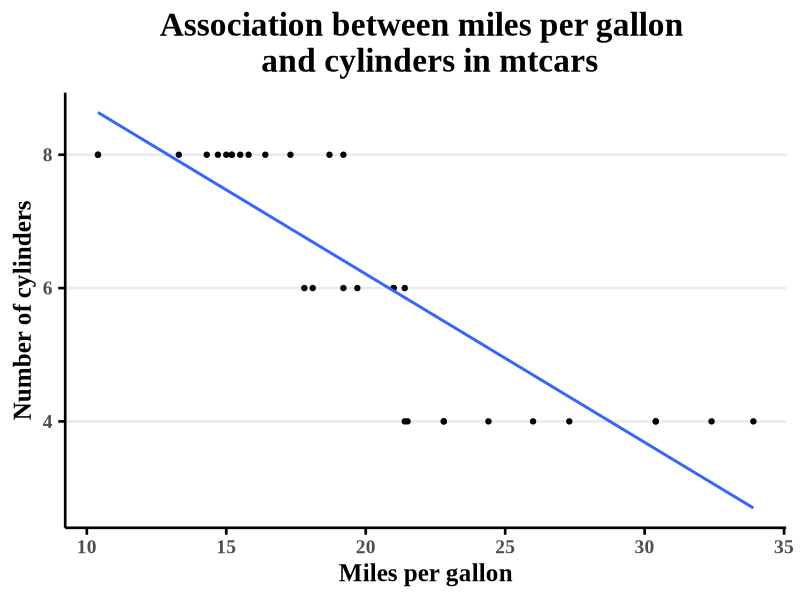

Recreate this plot in R.
## ---- chunk 1
library(dplyr)
library(ggplot2)
library(psych)
## ---- chunk 2
mean_mpg <- mean(mtcars$mpg)
## ---- chunk 3
filter(mtcars, mpg > 30) %>% 
  count()

describe(mtcars$mpg)
## ---- chunk 4
mtcars %>% 
  select(mpg, cyl) %>% 
  corr.test()
## ---- chunk 5
ggplot(mtcars, aes(x = mpg, y = cyl))+
      geom_point() + 
      geom_smooth(method = "lm", se = FALSE) + 
  xlab("Miles per gallon") + 
  ylab("Number of cylinders") + 
  ggtitle("Association between miles per gallon \n and cylinders in mtcars") + 
  theme_bw(base_size = 20) + 
  theme(axis.text.x = element_text(size = 14, face = "bold"), 
        axis.text.y = element_text(size = 14, face = "bold"), 
        axis.title = element_text(size = 18, face = "bold"), 
        axis.line = element_line(color = "black"), 
        axis.ticks = element_line(color = "black"), 
        plot.title = element_text(hjust = 0.5, face = "bold"), 
        panel.border = element_blank(), 
        panel.grid.major.x = element_blank(), 
        panel.grid.minor.x = element_blank(), 
        panel.grid.minor.y = element_blank(), 
        text = element_text(family = "Times New Roman")) + 
  scale_x_continuous(breaks = round(seq(min(10), max(35), by = 5))) + 
  scale_y_continuous(breaks = round(seq(min(2), max(10), by = 2)))
